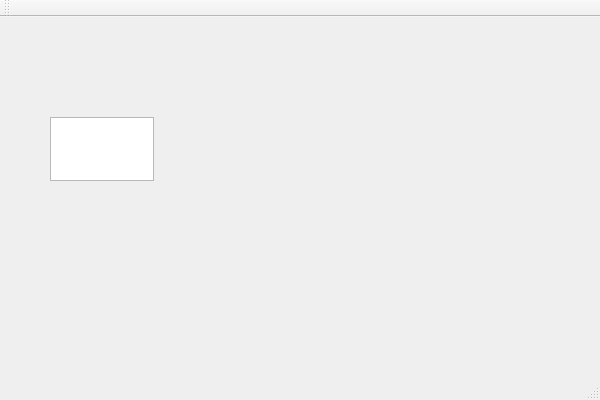
<?xml version="1.0" encoding="UTF-8"?>
<ui version="4.0">
 <class>printClass</class>
 <widget class="QMainWindow" name="printClass">
  <property name="geometry">
   <rect>
    <x>0</x>
    <y>0</y>
    <width>600</width>
    <height>400</height>
   </rect>
  </property>
  <property name="windowTitle">
   <string>print</string>
  </property>
  <widget class="QWidget" name="centralWidget">
   <widget class="QTextEdit" name="textEdit">
    <property name="geometry">
     <rect>
      <x>50</x>
      <y>100</y>
      <width>104</width>
      <height>64</height>
     </rect>
    </property>
   </widget>
  </widget>
  <widget class="QMenuBar" name="menuBar">
   <property name="geometry">
    <rect>
     <x>0</x>
     <y>0</y>
     <width>600</width>
     <height>18</height>
    </rect>
   </property>
  </widget>
  <widget class="QToolBar" name="mainToolBar">
   <attribute name="toolBarArea">
    <enum>TopToolBarArea</enum>
   </attribute>
   <attribute name="toolBarBreak">
    <bool>false</bool>
   </attribute>
  </widget>
  <widget class="QStatusBar" name="statusBar"/>
 </widget>
 <layoutdefault spacing="6" margin="11"/>
 <resources>
  <include location="print.qrc"/>
 </resources>
 <connections/>
</ui>
